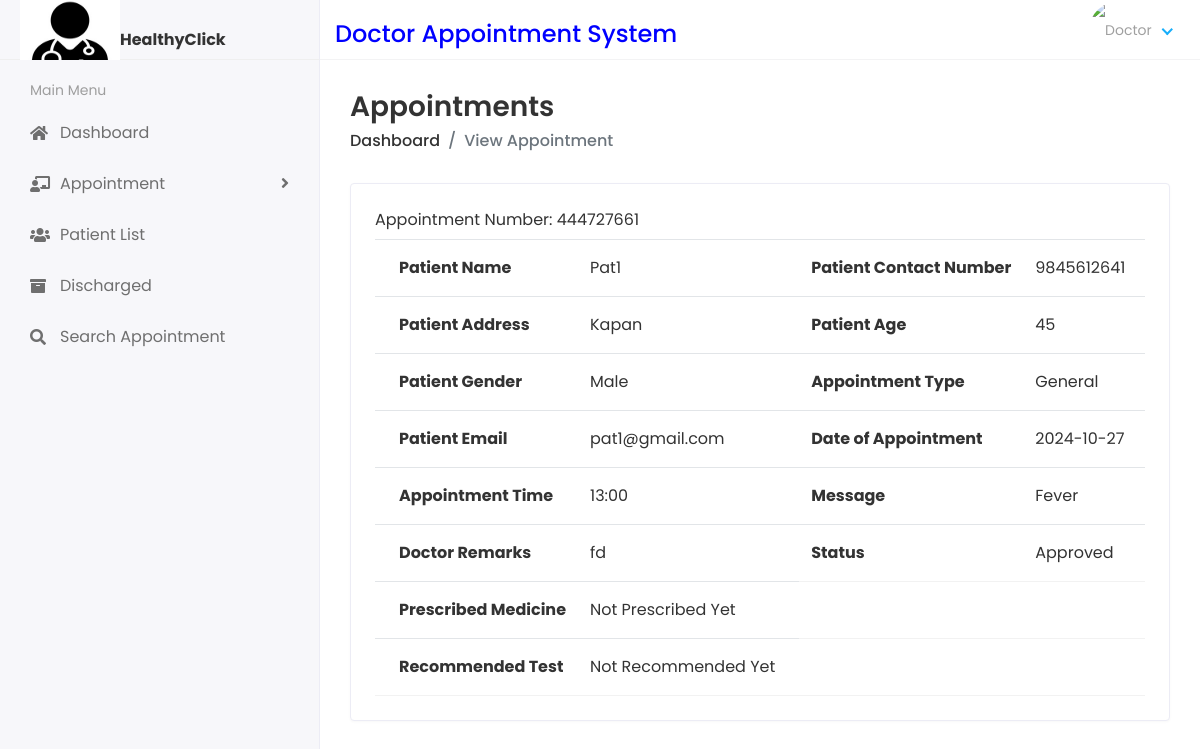
The page /DoctorPatientAppointmentDetails/62 on the database its author committed.
### dasapp/models.py (models this page shows, shortened)
class Appointment(models.Model):
    appointmentnumber = models.IntegerField(default=0)
    fullname = models.CharField(max_length=250)
    mobilenumber = models.CharField(max_length=11)
    email = models.EmailField(max_length=100)
    address = models.CharField(max_length=200)
    age = models.IntegerField(default=0)
    gender = models.CharField(max_length=100)
    appointmenttype = models.CharField(max_length=100)
    date_of_appointment = models.CharField(max_length=250)
    time_of_appointment = models.CharField(max_length=250)
    doctor_id = models.ForeignKey(DoctorReg, on_delete=models.CASCADE)
    additional_msg = models.TextField(blank=True)
    remark = models.CharField(max_length=250, default=0)
    status = models.CharField(default=0, max_length=200)
    prescription = models.TextField(blank=True, default=0)
    recommendedtest = models.TextField(blank=True, default=0)
    created_at = models.DateTimeField(auto_now_add=True)
    updated_at = models.DateTimeField(auto_now=True)

### docappsystem/docviews.py (the view)
def Patient_Appointment_Details(request, id):
    patientdetails = Appointment.objects.filter(id=id)
    context = {"patientdetails": patientdetails}
    return render(request, "doc/patient_appointment_details.html", context)

### templates/doc/patient_appointment_details.html (shortened to what this page needs)
{% extends 'base.html' %}
{% block content %}
<div class="content container-fluid">
    <div class="page-header">
    <div class="row align-items-center">
    <div class="col">
    <h3 class="page-title">Appointments</h3>
    <ul class="breadcrumb">
    <li class="breadcrumb-item"><a href="{% url 'doctor_home' %}">Dashboard</a></li>
    <li class="breadcrumb-item active">View Appointment</li>
    </ul>
    </div>
    </div>
    </div>
    <div class="row">
    <div class="col-sm-12">
    <div class="card card-table">
    <div class="card-body">
    <div class="table-responsive">
    <table class="table table-hover table-center mb-0 datatable">
      {% for i in patientdetails %}
      <tr><label style="font-size: medium;text-align: center;">Appointment Number: {{i.appointmentnumber}}</label></tr>
        <tr>
            <th>Patient Name</th>
            <td>{{i.fullname}}</td>
            <th>Patient Contact Number</th>
            <td>{{i.mobilenumber}}</td>
          </tr>
          <tr>
            <th>Patient Address</th>
            <td>{{i.address}}</td>
            <th>Patient Age</th>
            <td>{{i.age}}</td>
          </tr>
          <tr>
            <th>Patient Gender</th>
            <td>{{i.gender}}</td>
            <th>Appointment Type</th>
            <td>{{i.appointmenttype}}</td>
          </tr>
          <tr>
            <th>Patient Email</th>
            <td>{{i.email}}</td>
            <th>Date of Appointment</th>
            <td>{{i.date_of_appointment}}</td>
          </tr>
          <tr>
            <th>Appointment Time</th>
            <td>{{i.time_of_appointment}}</td>
            <th>Message</th>
            <td>{{i.additional_msg}}</td>
          </tr>
          <tr>
            {% if i.status == '0' %}
            <th>Doctor Remarks</th>
            <td>Not Updatet Yet</td>
            {% else %}
            <tr>
            <th>Doctor Remarks</th>
            <td>{{ i.remark}}</td>{% endif %}
              {% if i.status == '0' %}
              <th>Staus</th>
              <td>Not Updatet Yet</td>
              {% else %}
              <th>Status</th>
              <td>{{ i.status}}</td> {% endif %}
              </tr>
              <tr>
                {% if i.status == 'Completed' %}
                <th>Prescribed Medicine</th>
                <td>{{ i.prescription}}</td>
                {% else %}
                <th>Prescribed Medicine</th>
                <td>Not Prescribed Yet</td> {% endif %}
                </tr>
                <tr>
                  {% if i.status == 'Completed' %}
                  <th>Recommended Test</th>
                  <td>{{ i.recommendedtest}}</td>
                  {% else %}
                  <th>Recommended Test</th>
                  <td>Not Recommended Yet</td> {% endif %}
                  </tr>
    </table>
                          {% endfor %}
                        </div>
    </div>
    </div>
    </div>
    </div>
    </div>
    </div>
{% endblock %}

### static/assets/css/style.css (style rules this page uses)
html { height: 100%; }
body { background-color: #fff; color: #333; font-family: 'Poppins', sans-serif; font-size: 1rem; height: 100%; line-height: 1.5; overflow-x: hidden; }
h1, h2, h3, h4, h5, h6 { font-family: 'Poppins', sans-serif; margin-top: 0; }
a { color: #009ce7; }
input, button, a { transition: all 0.4s ease; -moz-transition: all 0.4s ease; -o-transition: all 0.4s ease; -ms-transition: all 0.4s ease; -webkit-transition: all 0.4s ease; }
ul, ol { padding: 0px; list-style: none; }
.table { color: #333; max-width: 100%; margin-bottom: 0; width: 100%; }
.table.no-border > tbody > tr > td, .table > tbody > tr > th, .table.no-border > tfoot > tr > td, .table.no-border > tfoot > tr > th, .table.no-border > thead > tr > td, .table.no-border > thead > tr > th { border-top: 0; padding: 10px 8px; }
.table tbody tr { border-bottom: 1px solid rgba(0, 0, 0, 0.05); }
.table.table-center td, .table.table-center th { vertical-align: middle; }
.card-table .card-body .table tr td:first-child, .card-table .card-body .table tr th:first-child { padding-left: 1.5rem; }
.card-table .card-body .table tr td:last-child, .card-table .card-body .table tr th:last-child { padding-right: 1.5rem; }
.card-table .table td, .card-table .table th { border-top: 1px solid #e2e5e8; padding: 1rem 0.75rem; white-space: nowrap; }
.card { border: 1px solid #ececf5; box-shadow: 0 1px 3px 0 rgba(0, 0, 0, 0.03); margin-bottom: 1.875rem; }
.card-body { padding: 1.5rem; }
.page-wrapper > .content { padding: 1.875rem 1.875rem 0; }
.page-header { margin-bottom: 1.875rem; }
.page-header .breadcrumb { background-color: transparent; color: #6c757d; font-size: 1rem; font-weight: 500; margin-bottom: 0; padding: 0; }
.page-header .breadcrumb a { color: #333; }
.page-title { font-size: 28px; font-weight: 600; color: #333; margin-bottom: 5px; }

### rows shown on the page
Appointment: appointmentnumber "444727661", fullname "Pat1", mobilenumber "9845612641", address "Kapan", age "45", gender "Male", appointmenttype "General", email "pat1@gmail.com", date_of_appointment "2024-10-27", time_of_appointment "13:00", additional_msg "Fever", remark "fd", status "Approved", shows "Prescribed Medicine", shows "Recommended Test"
